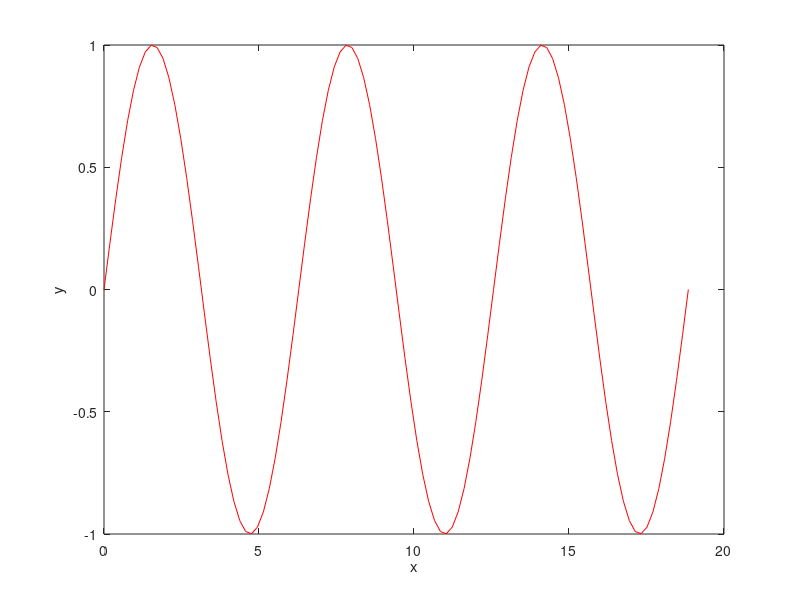
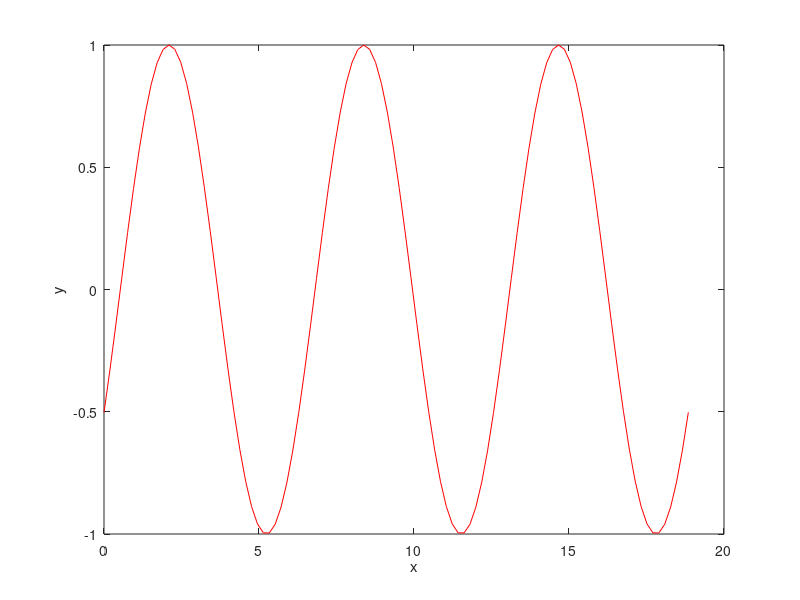
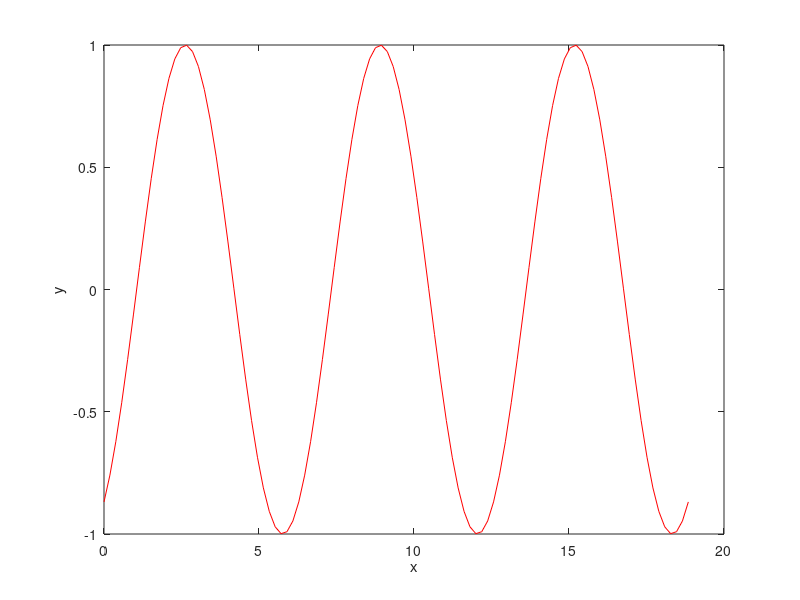
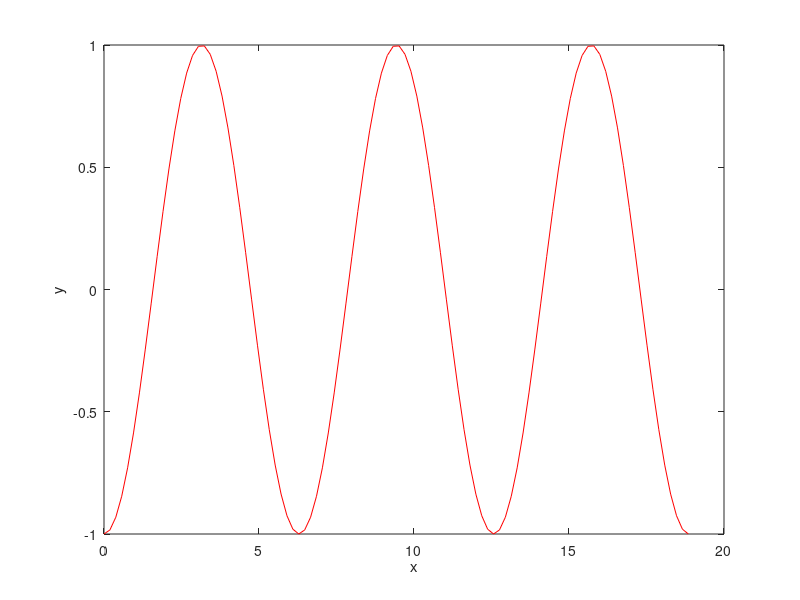

Source code (MATLAB) for these figures, in order: (Note: this script raises an error after producing the figures.)
% To generate a gif files from plot

numx=100;
numt=20;
x=linspace(0,6*pi,numx);
t=linspace(0,10,numt);



%% 1. Directly export gif figures needed
%--------------------------------------------------------------
img_series=cell(numt,1);

% Plot for different time
for l=1:numt

    y=sin(x-t(l));
    fig=figure();
    plot(x,y,'r-');
    xlabel('x');ylabel('y');
    drawnow;
    frame = getframe(fig);
    img_series{l,1} = frame2im(frame);
    close(fig);
end

% Export GIF
filename = 'Export_1.gif'; % Specify the output file name
for idx = 1:numt
    [A,map] = rgb2ind(img_series{idx},256);
    if idx == 1
        imwrite(A,map,filename,'gif','LoopCount',Inf,'DelayTime',0.5);
    else
        imwrite(A,map,filename,'gif','WriteMode','append','DelayTime',0.5);
    end
end

%% Export png files and then load and exported into gif
% Create a series if png files
for l=1:numt
    y=sin(x-t(l));
    fig=figure();
    plot(x,y,'r-');
    xlabel('x');ylabel('y');

    % Export PNG
    fig_name=['fig_no_',num2str(l),'.png'];
    print(fig_name,'-dpng');
    close(fig);
end

% Load the png files and then export
delaytime=0.5; % unit is s
exportedGIFName='Export_2.gif';

for l=1:numt
a=imread(['fig_no_',num2str(l),'.png']);

% 因为GIF文件不支持三维数据，所以应调用 rgb2ind，使用颜色图 map 将图像中的 RGB 数据转换为索引图像A
[A, map] = rgb2ind(a,256);
if l==1
   imwrite(A,map,exportedGIFName, 'gif','LoopCount',Inf,'DelayTime',delaytime);
else
   imwrite(A,map,exportedGIFName, 'gif','WriteMode','append','DelayTime',delaytime);
end

end
